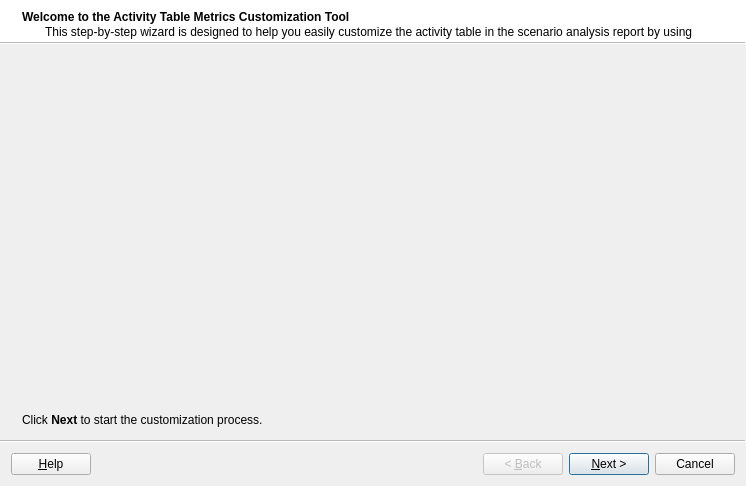
<?xml version="1.0" encoding="UTF-8"?>
<ui version="4.0">
 <class>ActivityMetricBuilder</class>
 <widget class="QWizard" name="ActivityMetricBuilder">
  <property name="geometry">
   <rect>
    <x>0</x>
    <y>0</y>
    <width>746</width>
    <height>486</height>
   </rect>
  </property>
  <property name="windowTitle">
   <string>Activity Metrics Wizard</string>
  </property>
  <property name="modal">
   <bool>true</bool>
  </property>
  <property name="wizardStyle">
   <enum>QWizard::ModernStyle</enum>
  </property>
  <property name="options">
   <set>QWizard::HaveHelpButton</set>
  </property>
  <property name="titleFormat">
   <enum>Qt::RichText</enum>
  </property>
  <property name="subTitleFormat">
   <enum>Qt::RichText</enum>
  </property>
  <widget class="QWizardPage" name="pg_introduction">
   <property name="title">
    <string>Welcome to the Activity Table Metrics Customization Tool</string>
   </property>
   <property name="subTitle">
    <string>This step-by-step wizard is designed to help you easily customize the activity table in the scenario analysis report by using custom expressions.</string>
   </property>
   <attribute name="pageId">
    <string notr="true">0</string>
   </attribute>
   <layout class="QGridLayout" name="gridLayout_6">
    <item row="0" column="0">
     <widget class="QFrame" name="frame">
      <property name="frameShape">
       <enum>QFrame::NoFrame</enum>
      </property>
      <property name="frameShadow">
       <enum>QFrame::Raised</enum>
      </property>
      <layout class="QGridLayout" name="gridLayout">
       <property name="leftMargin">
        <number>2</number>
       </property>
       <property name="topMargin">
        <number>2</number>
       </property>
       <property name="rightMargin">
        <number>2</number>
       </property>
       <property name="bottomMargin">
        <number>2</number>
       </property>
       <property name="spacing">
        <number>2</number>
       </property>
       <item row="0" column="0">
        <widget class="QLabel" name="lbl_banner">
         <property name="text">
          <string/>
         </property>
         <property name="textFormat">
          <enum>Qt::RichText</enum>
         </property>
         <property name="scaledContents">
          <bool>false</bool>
         </property>
         <property name="alignment">
          <set>Qt::AlignCenter</set>
         </property>
        </widget>
       </item>
      </layout>
     </widget>
    </item>
    <item row="1" column="0">
     <spacer name="verticalSpacer_2">
      <property name="orientation">
       <enum>Qt::Vertical</enum>
      </property>
      <property name="sizeHint" stdset="0">
       <size>
        <width>20</width>
        <height>353</height>
       </size>
      </property>
     </spacer>
    </item>
    <item row="2" column="0">
     <widget class="QLabel" name="label_7">
      <property name="text">
       <string>&lt;html&gt;&lt;head/&gt;&lt;body&gt;&lt;p&gt;Click &lt;span style=&quot; font-weight:600;&quot;&gt;Next&lt;/span&gt; to start the customization process.&lt;/p&gt;&lt;/body&gt;&lt;/html&gt;</string>
      </property>
     </widget>
    </item>
   </layout>
  </widget>
  <widget class="QWizardPage" name="pg_columns">
   <property name="title">
    <string>Activity Metrics Columns</string>
   </property>
   <property name="subTitle">
    <string>Specify the columns to be included in the activity table</string>
   </property>
   <attribute name="pageId">
    <string notr="true">1</string>
   </attribute>
   <layout class="QGridLayout" name="gridLayout_8">
    <property name="leftMargin">
     <number>0</number>
    </property>
    <property name="topMargin">
     <number>0</number>
    </property>
    <property name="rightMargin">
     <number>0</number>
    </property>
    <property name="bottomMargin">
     <number>0</number>
    </property>
    <item row="0" column="0">
     <layout class="QVBoxLayout" name="vl_column_notification"/>
    </item>
    <item row="1" column="0">
     <widget class="QScrollArea" name="scrollArea">
      <property name="frameShape">
       <enum>QFrame::NoFrame</enum>
      </property>
      <property name="widgetResizable">
       <bool>true</bool>
      </property>
      <widget class="QWidget" name="scrollAreaWidgetContents">
       <property name="geometry">
        <rect>
         <x>0</x>
         <y>0</y>
         <width>728</width>
         <height>395</height>
        </rect>
       </property>
       <layout class="QGridLayout" name="gridLayout_7">
        <property name="leftMargin">
         <number>0</number>
        </property>
        <property name="topMargin">
         <number>0</number>
        </property>
        <property name="rightMargin">
         <number>0</number>
        </property>
        <property name="bottomMargin">
         <number>0</number>
        </property>
        <item row="0" column="0">
         <widget class="QSplitter" name="splitter">
          <property name="orientation">
           <enum>Qt::Horizontal</enum>
          </property>
          <property name="handleWidth">
           <number>5</number>
          </property>
          <widget class="QFrame" name="frame_2">
           <property name="frameShape">
            <enum>QFrame::NoFrame</enum>
           </property>
           <property name="frameShadow">
            <enum>QFrame::Raised</enum>
           </property>
           <layout class="QGridLayout" name="gridLayout_2">
            <item row="0" column="0">
             <widget class="QLabel" name="label_2">
              <property name="text">
               <string>&lt;html&gt;&lt;head/&gt;&lt;body&gt;&lt;p&gt;&lt;span style=&quot; font-weight:600;&quot;&gt;Columns&lt;/span&gt;&lt;/p&gt;&lt;/body&gt;&lt;/html&gt;</string>
              </property>
             </widget>
            </item>
            <item row="2" column="2">
             <widget class="QToolButton" name="btn_delete_column">
              <property name="toolTip">
               <string>Remove column</string>
              </property>
              <property name="text">
               <string>...</string>
              </property>
             </widget>
            </item>
            <item row="2" column="0">
             <spacer name="horizontalSpacer">
              <property name="orientation">
               <enum>Qt::Horizontal</enum>
              </property>
              <property name="sizeHint" stdset="0">
               <size>
                <width>151</width>
                <height>20</height>
               </size>
              </property>
             </spacer>
            </item>
            <item row="2" column="3">
             <widget class="QToolButton" name="btn_column_up">
              <property name="toolTip">
               <string>Move column one level up</string>
              </property>
              <property name="text">
               <string>...</string>
              </property>
             </widget>
            </item>
            <item row="2" column="1">
             <widget class="QToolButton" name="btn_add_column">
              <property name="toolTip">
               <string>Add column</string>
              </property>
              <property name="text">
               <string>...</string>
              </property>
             </widget>
            </item>
            <item row="1" column="0" colspan="5">
             <widget class="QListView" name="lst_columns">
              <property name="editTriggers">
               <set>QAbstractItemView::NoEditTriggers</set>
              </property>
              <property name="selectionBehavior">
               <enum>QAbstractItemView::SelectRows</enum>
              </property>
             </widget>
            </item>
            <item row="2" column="4">
             <widget class="QToolButton" name="btn_column_down">
              <property name="toolTip">
               <string>Move column one level down</string>
              </property>
              <property name="text">
               <string>...</string>
              </property>
             </widget>
            </item>
           </layout>
          </widget>
          <widget class="QFrame" name="frame_3">
           <property name="frameShape">
            <enum>QFrame::NoFrame</enum>
           </property>
           <property name="frameShadow">
            <enum>QFrame::Raised</enum>
           </property>
           <layout class="QGridLayout" name="gridLayout_4">
            <item row="1" column="0" colspan="2">
             <widget class="QFrame" name="frame_4">
              <property name="frameShape">
               <enum>QFrame::NoFrame</enum>
              </property>
              <property name="frameShadow">
               <enum>QFrame::Raised</enum>
              </property>
              <layout class="QGridLayout" name="gridLayout_3">
               <item row="0" column="0">
                <widget class="QLabel" name="label_4">
                 <property name="text">
                  <string>&lt;html&gt;&lt;head/&gt;&lt;body&gt;&lt;p&gt;Header label &lt;span style=&quot; color:#ff0000;&quot;&gt;*&lt;/span&gt;&lt;/p&gt;&lt;/body&gt;&lt;/html&gt;</string>
                 </property>
                </widget>
               </item>
               <item row="0" column="1" colspan="2">
                <widget class="QLineEdit" name="txt_column_name">
                 <property name="maxLength">
                  <number>20</number>
                 </property>
                </widget>
               </item>
               <item row="1" column="0">
                <widget class="QLabel" name="label_5">
                 <property name="text">
                  <string>Horizontal alignment</string>
                 </property>
                </widget>
               </item>
               <item row="1" column="1" colspan="2">
                <widget class="QComboBox" name="cbo_column_alignment"/>
               </item>
               <item row="2" column="0">
                <widget class="QLabel" name="label_6">
                 <property name="text">
                  <string>Metric </string>
                 </property>
                </widget>
               </item>
               <item row="2" column="1" colspan="2">
                <widget class="QgsFieldExpressionWidget" name="cbo_column_expression"/>
               </item>
              </layout>
             </widget>
            </item>
            <item row="3" column="1">
             <spacer name="verticalSpacer">
              <property name="orientation">
               <enum>Qt::Vertical</enum>
              </property>
              <property name="sizeHint" stdset="0">
               <size>
                <width>20</width>
                <height>278</height>
               </size>
              </property>
             </spacer>
            </item>
            <item row="0" column="0">
             <widget class="QLabel" name="label_3">
              <property name="text">
               <string>&lt;html&gt;&lt;head/&gt;&lt;body&gt;&lt;p&gt;&lt;span style=&quot; font-weight:600;&quot;&gt;Properties&lt;/span&gt;&lt;/p&gt;&lt;/body&gt;&lt;/html&gt;</string>
              </property>
             </widget>
            </item>
            <item row="2" column="0">
             <widget class="QLabel" name="label_8">
              <property name="text">
               <string>&lt;html&gt;&lt;head/&gt;&lt;body&gt;&lt;p&gt;&lt;span style=&quot; font-style:italic; color:#ff0000;&quot;&gt;*&lt;/span&gt;&lt;span style=&quot; font-style:italic;&quot;&gt; Required field&lt;/span&gt;&lt;/p&gt;&lt;/body&gt;&lt;/html&gt;</string>
              </property>
             </widget>
            </item>
           </layout>
          </widget>
         </widget>
        </item>
       </layout>
      </widget>
     </widget>
    </item>
   </layout>
  </widget>
  <widget class="QWizardPage" name="pg_activity_metric">
   <property name="title">
    <string>Activity Metric</string>
   </property>
   <property name="subTitle">
    <string>Customize the metric for each selected activity. </string>
   </property>
   <attribute name="pageId">
    <string notr="true">2</string>
   </attribute>
   <layout class="QGridLayout" name="gridLayout_10">
    <item row="0" column="0">
     <layout class="QVBoxLayout" name="vl_metric_notification"/>
    </item>
    <item row="1" column="0">
     <widget class="QGroupBox" name="gb_custom_activity_metric">
      <property name="title">
       <string>Customize activity metric</string>
      </property>
      <property name="checkable">
       <bool>true</bool>
      </property>
      <property name="checked">
       <bool>false</bool>
      </property>
      <layout class="QGridLayout" name="gridLayout_9">
       <item row="1" column="0">
        <widget class="QTableView" name="tb_activity_metrics">
         <property name="selectionMode">
          <enum>QAbstractItemView::SingleSelection</enum>
         </property>
        </widget>
       </item>
       <item row="0" column="0">
        <widget class="QLabel" name="label">
         <property name="text">
          <string>Double click a column cell to edit its metric</string>
         </property>
        </widget>
       </item>
      </layout>
     </widget>
    </item>
   </layout>
  </widget>
  <widget class="QWizardPage" name="pg_summary">
   <property name="title">
    <string>Summary</string>
   </property>
   <property name="subTitle">
    <string>Review and save the metrics configuration to be used in the scenario analysis report.</string>
   </property>
   <attribute name="pageId">
    <string notr="true">3</string>
   </attribute>
   <layout class="QGridLayout" name="gridLayout_5">
    <item row="0" column="0">
     <widget class="QTreeView" name="tv_summary">
      <property name="editTriggers">
       <set>QAbstractItemView::NoEditTriggers</set>
      </property>
      <property name="rootIsDecorated">
       <bool>true</bool>
      </property>
      <property name="headerHidden">
       <bool>true</bool>
      </property>
     </widget>
    </item>
   </layout>
  </widget>
 </widget>
 <customwidgets>
  <customwidget>
   <class>QgsFieldExpressionWidget</class>
   <extends>QWidget</extends>
   <header>qgsfieldexpressionwidget.h</header>
  </customwidget>
 </customwidgets>
 <resources/>
 <connections/>
</ui>
